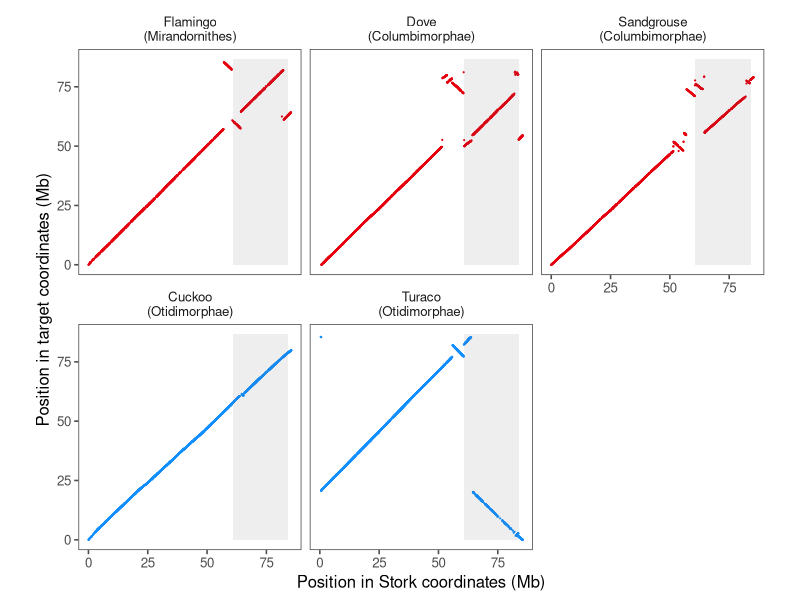
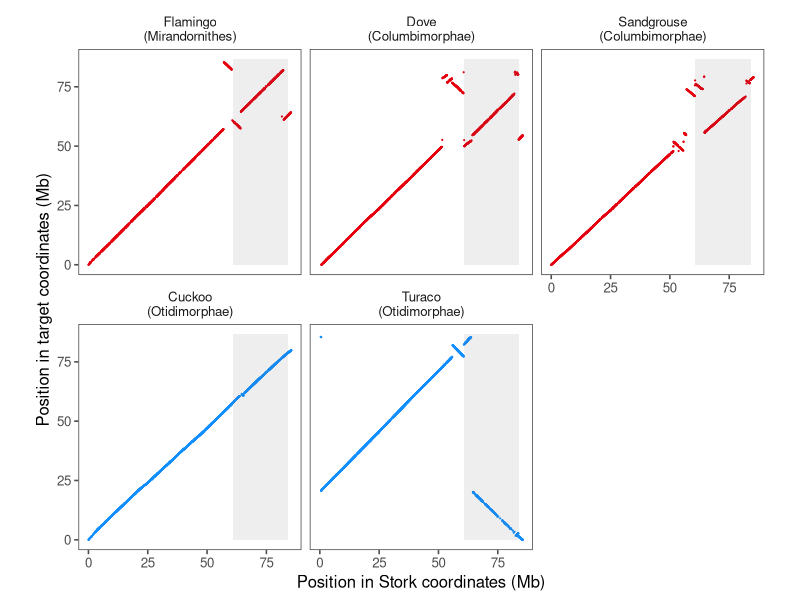
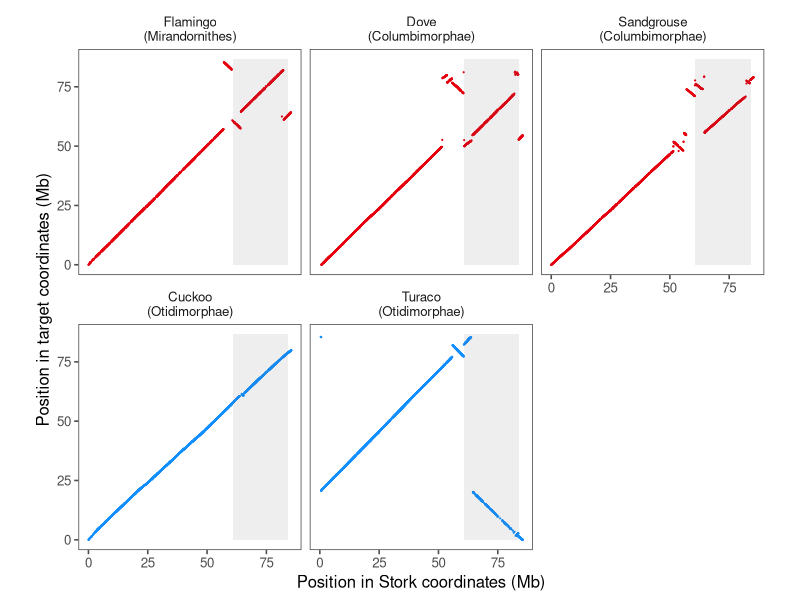

Generate these figures, in order, with R:
library(tidyverse)
library(ggthemes)
library(glue)

totab_4 <- read_csv('totab_CM030196.1_CICMAG.csv') %>% mutate(tag = 'chr4')
totab_5 <- read_csv('totab_CM030197.1_CICMAG.csv') %>% mutate(tag = 'chr5')
totab <- bind_rows(totab_4, totab_5)

totab2 <- totab %>% 
  # Separate description column into species and chromosome
  separate(Description, c('ID', 'Species', 'Chr'), sep = '\\.', extra = 'merge', remove = F) %>% 
  # Add sp tag with target species name
  group_by(tag, sp, Block) %>% 
  mutate(sp = Species[Species!='1_bCicMag1']) %>% 
  ungroup() %>% 
  select(Start, End, Species, Block, Chr, Length, Description, sp, Size, tag) %>% 
  pivot_longer(-c(Block, Species, Chr, Length, Description, sp, Size, tag)) %>% 
  # Arrange to make sense for geom_polygon
  arrange(sp, Block, Species, ifelse(Species!='1_bCicMag1', name, rev(name)))  %>% 
  group_by(tag, sp, Block) %>% 
  # Add order and target chr information information
  mutate(colo = unique(Chr[Species!='1_bCicMag1'])) %>% 
  group_by(tag, sp, colo) %>% 
  # Calculate total length per target chr
  mutate(tot = sum(Length)/2) %>% 
  group_by(tag, sp) %>% 
  # Rank target chr by total length
  mutate(rank = dense_rank(desc(tot))) %>% 
  # Get only two largest chr
  filter(rank %in% c(1, 2)) %>% 
  # Order chromosomes, with ref chr in middle
  mutate(
    idx = as.numeric(factor(Description)),
    idx = (idx-min(idx[Species != '1_bCicMag1']))/(max(idx[Species != '1_bCicMag1'])-min(idx[Species != '1_bCicMag1'])),
    idx = ifelse(Species == '1_bCicMag1', 1.5, rank)
    ) %>% 
  group_by(tag, sp, Description) %>% 
  mutate(max_chr = max(value)) %>% 
  ungroup() %>% 
  # Flip some chromosomes to ease interpretation
  mutate(
    value = ifelse(
      (Description %in% c("GCA_901699155.2_bStrTur1.1.LR594554.2")) & (tag == 'chr4'),
      max_chr-value,
      value),
    value = ifelse(
      !(Description %in% c("GCA_009819775.1_bPhoRub2.pri.chr5")) & (tag == 'chr5'),
      max_chr-value,
      value),
    sp = factor(sp, c("5_GalGal6", "1_bPhoRub2", "2_bStrTur1", "1_bPteGut1", 
                      "1_bTauEry1", "1_bCucCan1", "2_bTaeGut1"))
  ) %>%
  {.}

rainbowplot <- totab2 %>% 
  # Two of the chromosomes of 1_bPteGut1 were fused to ease interpretation
  mutate(
    value = ifelse(
      Description == "GCA_009769525.1_bPteGut1.pri.chr15",
      value-2605+55653895,
      value
    ),
    value = ifelse(
      Description == "GCA_009769525.1_bPteGut1.pri.chr20",
      value-0+47064605,
      value
    ),
    rank = ifelse(
      sp == "1_bPteGut1",
      1,
      rank
    ),
    Block = ifelse(
      sp == "1_bPteGut1",
      -Block,
      Block
    )
  ) %>%
  # Filter the largest of the target chromosomes
  filter(rank == 1) %>% 
  select(sp, Block, Species, Length, name, value, tag) %>% 
  # Change name of target name to a generic name
  mutate(Species = ifelse(Species == '1_bCicMag1', '1_bCicMag1', 'target')) %>% 
  pivot_wider(names_from = c(Species, name), values_from = c(value, Length)) %>% 
  group_by(tag, sp) %>% 
  # Flip blocks that are reversed based on the reference sequence
  mutate(
    value_target_End_2 = value_target_End-min(c(value_target_Start, value_target_End)),
    value_target_Start_2 = value_target_Start-min(c(value_target_Start, value_target_End)),
    value_target_End = value_target_End_2,
    value_target_Start = value_target_Start_2
  ) %>%
  group_by(tag, sp, Block) %>% 
  # Calculate midpoint of blocks for dotplot
  mutate(
    # col = (value_1_bCicMag1_End+value_1_bCicMag1_Start)/2,
    # x = (value_target_End+value_target_Start)/2,
    col = (value_target_End+value_target_Start)/2,
    x = (value_1_bCicMag1_End+value_1_bCicMag1_Start)/2,
    size = abs(value_target_End-value_target_Start)
    ) %>% 
  group_by(tag, sp) %>% 
  arrange(x) %>% 
  # mutate(sp = str_sub(sp, 8, 13)) %>% 
  ungroup() %>% 
  select(x, col, sp, size, tag) %>% 
  # bind_rows(
  #   tibble(
  #     x = seq(0, 85409045, as.numeric(res)),
  #     col = x,
  #     Order = factor('Phoenicopteriformes', order_order),
  #     sp = '1_bCicMag1',
  #     size = as.numeric(res)
  #   )
  # ) %>% 
  {.}

levels(rainbowplot$sp) = list("Chicken"= "5_GalGal6",
                              "Flamingo\n(Mirandornithes)" = "1_bPhoRub2",
     "Dove\n(Columbimorphae)" = "2_bStrTur1",
     "Sandgrouse\n(Columbimorphae)" = "1_bPteGut1",
      "Cuckoo\n(Otidimorphae)" = "1_bCucCan1" , 
     "Turaco\n(Otidimorphae)" = "1_bTauEry1",  
     #"Stork\n(other)" = "1_bCicMag1" ,
     "Finch\n(other)" = "2_bTaeGut1")
rainbowplot = rainbowplot[!grepl("Finch",rainbowplot$sp) & 
                            !grepl("Chicke",rainbowplot$sp) &
                            rainbowplot$tag!="chr5",]
cuts <- rainbowplot %>% 
  # Arrange table by target coordinates per species
  arrange(tag, sp, col) %>% 
  # Add the target index
  mutate(idx_target = 1:n()) %>% 
  # Arrange table by reference coordinates per species
  arrange(tag, sp, x) %>% 
  # For each species
  group_by(tag, sp) %>% 
  mutate(
    # Lag the target index by one
    lag_idx_target = lag(idx_target),
    # If the target index is different from the lagged index ± 1
    cond = (lag_idx_target != idx_target+1) | (lag_idx_target != idx_target-1)
  ) %>% 
  filter((lag_idx_target != idx_target+1) & (lag_idx_target != idx_target-1)) %>% 
  ungroup()

rainbowplot %>% 
  ggplot() +
  #geom_vline(aes(xintercept = x/1000000),
  #           color = 'grey', data = cuts, size = 0.1) +
  geom_point(aes(x/1000000, col/1000000, color = sp), size = 0.1) +
  #geom_point(aes(x/1000000, col/1000000), size = 0.1, color = 'black',
  #           data = filter(rainbowplot, between(x, 5.5e7, 9e7))) +
  facet_wrap(.~sp,nrow=2) +
  xlab('Position in Stork coordinates (Mb)') +
  ylab('Position in target coordinates (Mb)') +
  theme_few() +
  theme(legend.position = 'none') +
  scale_color_manual(values=c("#E6000E","#E6000E","#E6000E","#118EFF","#118EFF","#118EFF","#118EFF"))+
  coord_fixed()+
  annotate("rect", xmin = 60750296/1000000, xmax = 84036155/1000000, ymin = 0/1000000, ymax =86610582/1000000, alpha = .1)

ggsave('synteny_point_stork_new.png', width=12.5, height=3.5)
ggsave('synteny_point_stork_new.pdf', width=6, height=5)
